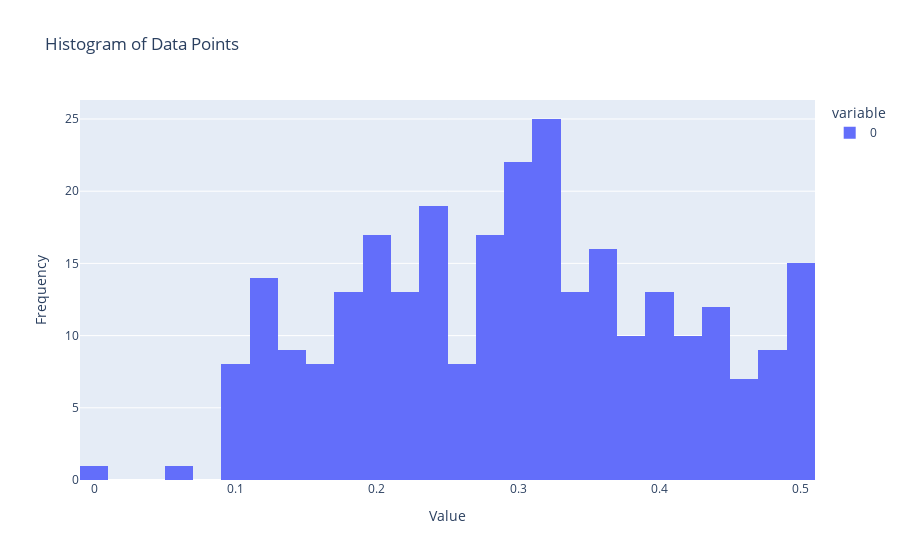

The cell this chart's notebook holds for it:
### Code cell
import plotly.express as px
import numpy as np

# Sample data
data = group_dfs["Aggregation"].avg_score.to_numpy()

# Create a KDE plot
# fig = px.density_contour(x=data, title='KDE Plot of Data Points', labels={'x': 'Value'})
# fig.update_layout(xaxis_title='Value', yaxis_title='Density')
# fig.show()

# Create a histogram
fig = px.histogram(data, nbins=30, title='Histogram of Data Points', labels={'value': 'Value'})
fig.update_layout(xaxis_title='Value', yaxis_title='Frequency')
fig.show()

### Figure 1 — Plotly figure (JSON) as saved in the notebook; plotly's stock layout.template omitted (floating-point values rounded to 4 significant figures; data arrays with more than 128 entries replaced by an {"elided": "..."} marker saying what was removed)
{"data": [{"alignmentgroup": "True", "bingroup": "x", "hovertemplate": "variable=0<br>Value=%{x}<br>count=%{y}<extra></extra>", "legendgroup": "0", "marker": {"color": "#636efa", "pattern": {"shape": ""}}, "name": "0", "nbinsx": 30, "offsetgroup": "0", "orientation": "v", "showlegend": true, "type": "histogram", "x": {"elided": "280 float values"}, "xaxis": "x", "yaxis": "y"}], "layout": {"barmode": "relative", "legend": {"title": {"text": "variable"}, "tracegroupgap": 0}, "title": {"text": "Histogram of Data Points"}, "xaxis": {"anchor": "y", "domain": [0, 1], "title": {"text": "Value"}}, "yaxis": {"anchor": "x", "domain": [0, 1], "title": {"text": "Frequency"}}}}
